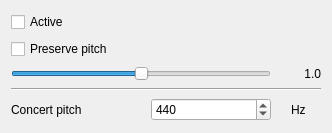
<?xml version="1.0" encoding="UTF-8"?>
<ui version="4.0">
 <class>GUI_Speed</class>
 <widget class="QWidget" name="GUI_Speed">
  <property name="geometry">
   <rect>
    <x>0</x>
    <y>0</y>
    <width>332</width>
    <height>133</height>
   </rect>
  </property>
  <layout class="QGridLayout" name="grid_layout">
   <property name="horizontalSpacing">
    <number>20</number>
   </property>
   <item row="4" column="1">
    <widget class="QSpinBox" name="sb_concert_pitch">
     <property name="minimum">
      <number>400</number>
     </property>
     <property name="maximum">
      <number>480</number>
     </property>
     <property name="value">
      <number>440</number>
     </property>
    </widget>
   </item>
   <item row="4" column="0">
    <widget class="QLabel" name="lab_concert_pitch">
     <property name="text">
      <string>Concert pitch</string>
     </property>
    </widget>
   </item>
   <item row="4" column="2">
    <widget class="QLabel" name="label">
     <property name="text">
      <string>Hz</string>
     </property>
    </widget>
   </item>
   <item row="3" column="0" colspan="3">
    <widget class="Line" name="line">
     <property name="orientation">
      <enum>Qt::Horizontal</enum>
     </property>
    </widget>
   </item>
   <item row="2" column="2">
    <widget class="QLabel" name="lab_speed">
     <property name="minimumSize">
      <size>
       <width>30</width>
       <height>0</height>
      </size>
     </property>
     <property name="maximumSize">
      <size>
       <width>30</width>
       <height>16777215</height>
      </size>
     </property>
     <property name="text">
      <string>1.0</string>
     </property>
     <property name="alignment">
      <set>Qt::AlignRight|Qt::AlignTrailing|Qt::AlignVCenter</set>
     </property>
    </widget>
   </item>
   <item row="2" column="0" colspan="2">
    <widget class="SayonaraSlider" name="sli_speed">
     <property name="minimum">
      <number>50</number>
     </property>
     <property name="maximum">
      <number>150</number>
     </property>
     <property name="pageStep">
      <number>1</number>
     </property>
     <property name="value">
      <number>100</number>
     </property>
     <property name="sliderPosition">
      <number>100</number>
     </property>
     <property name="orientation">
      <enum>Qt::Horizontal</enum>
     </property>
    </widget>
   </item>
   <item row="1" column="0" colspan="2">
    <widget class="QCheckBox" name="cb_preserve_pitch">
     <property name="text">
      <string>Preserve pitch</string>
     </property>
    </widget>
   </item>
   <item row="0" column="0" colspan="2">
    <widget class="QCheckBox" name="cb_active">
     <property name="text">
      <string>Active</string>
     </property>
    </widget>
   </item>
  </layout>
 </widget>
 <customwidgets>
  <customwidget>
   <class>SayonaraSlider</class>
   <extends>QSlider</extends>
   <header>GUI/Helper/SayonaraWidget/SayonaraSlider.h</header>
  </customwidget>
 </customwidgets>
 <resources/>
 <connections>
  <connection>
   <sender>cb_active</sender>
   <signal>toggled(bool)</signal>
   <receiver>sb_concert_pitch</receiver>
   <slot>setDisabled(bool)</slot>
   <hints>
    <hint type="sourcelabel">
     <x>129</x>
     <y>19</y>
    </hint>
    <hint type="destinationlabel">
     <x>212</x>
     <y>107</y>
    </hint>
   </hints>
  </connection>
 </connections>
</ui>
